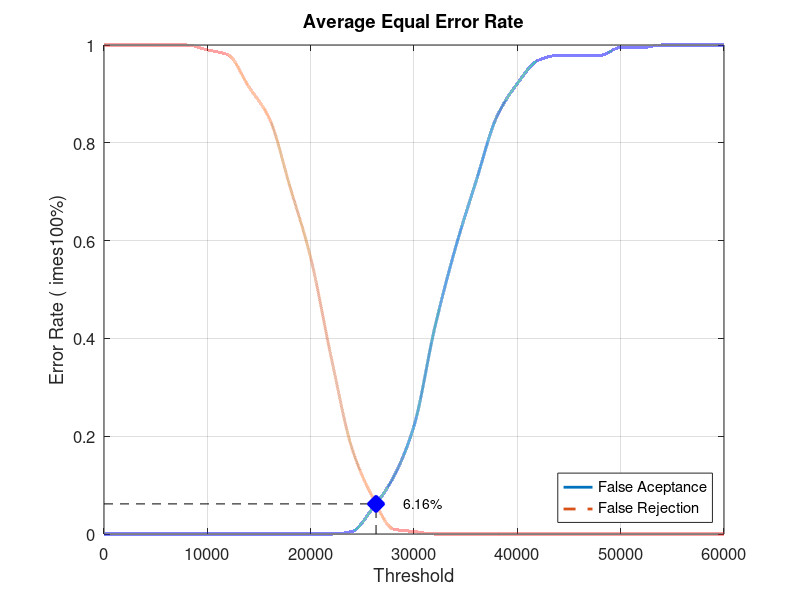
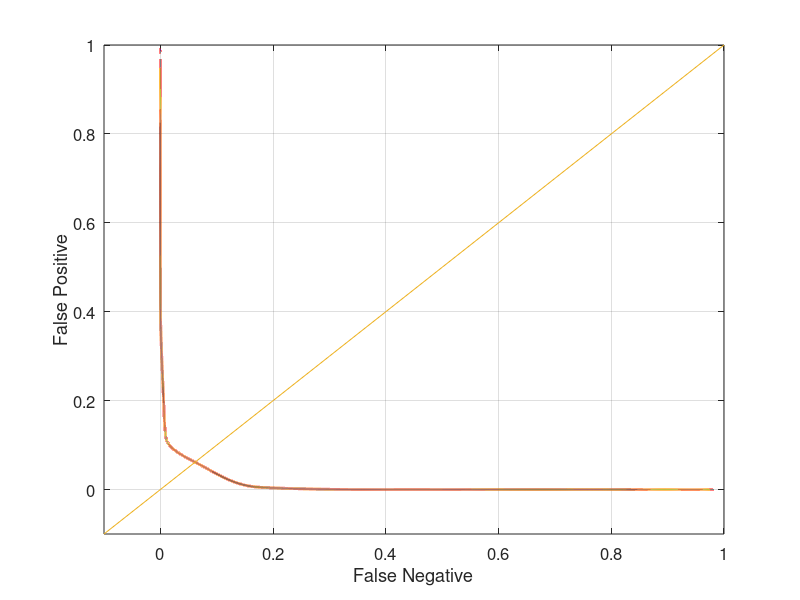

Here is the MATLAB script that generated these plots, in order:
close all;
clear;
clc;
x = 0:2000:60000;
xq = 0:0.5:60000;

y0 = [0 0 0 0 0 0 0 0 0 0 0 0 0.00526316 0.0526316 0.115789 0.221053 0.421053 0.584211 0.721053 0.852632 0.921053 0.968421 0.978947 0.978947 0.978947 0.994737 0.994737 1 1 1 1]
yy0 = interp1(x, y0, xq, 'pchip');
y1 = [1 1 1 1 1 0.99 0.98 0.915 0.85 0.71 0.565 0.36 0.175 0.075 0.01 0.005 0 0 0 0 0 0 0 0 0 0 0 0 0 0 0]
yy1 = interp1(x, y1, xq, 'pchip');

% Calculating EER: 
y2 = abs(y0 - y1);
find(y2 == min(y2))
yy2 = abs(yy0 - yy1);
xEER = find(yy2 == min(yy2));
xEERIndex = xq(xEER) % X-axis EER
yEER = yy0(xEER) % Y-axis EER

main = figure
plot(xq, yy0,'-','LineWidth', 2);	hold on
plot(xq, yy1,'--','LineWidth', 2);	hold on
plot([xEERIndex xEERIndex], [0 yEER], 'k--');	hold on
plot([0 xEERIndex], [yEER yEER], 'k--');	hold on
plot(xEERIndex, yEER, 'bx', 'LineWidth', 10);	hold on
text(xEERIndex + 10 * xEERIndex / 100, yEER, [num2str(round((10000 * yEER)) / 100) '%'])
legend('False Aceptance', 'False Rejection', 'Location', 'SouthEast')
xlabel('Threshold')
ylabel('Error Rate (	imes100%)')
title('Average Equal Error Rate')
set(gca, 'FontSize', 12)
axis([0 60000 0 1])
grid on

print(main, 'Database4_3Main', '-dpng');
FNRxFPR = figure('Color', [1 1 1]);
plot(yy1, yy0, '-', yy1, yy0, 'LineWidth', 2);
hold on
y = -0.1:0.1:1
plot(y, y); 
set(gca, 'FontSize', 12)
xlabel('False Negative')
ylabel('False Positive')
axis([-0.1 1 -0.1 1])
set(gca, 'FontSize', 12)
grid on

print(FNRxFPR, 'Database4_3FNRxFPR','-dpng');
